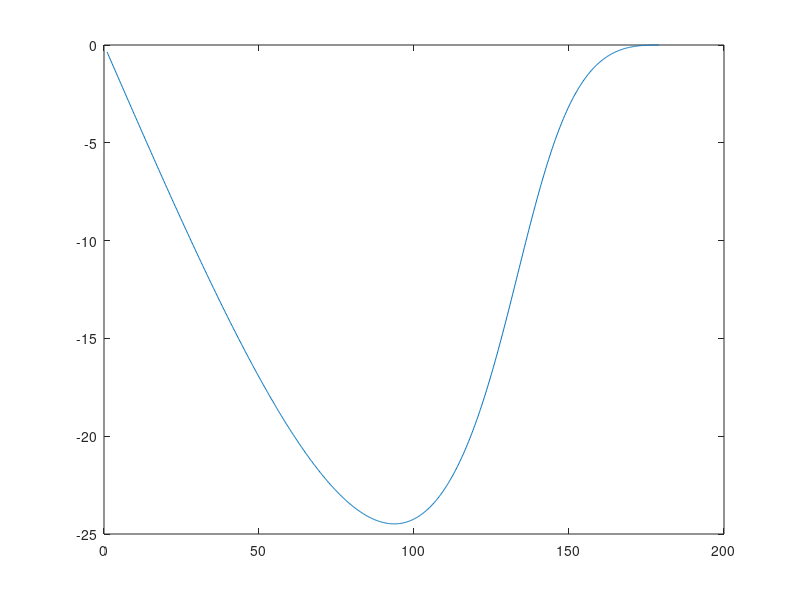

MATLAB code for this plot:
clear all;close all;clc;

%%
b = 0.45;
lambda = 1;

%%
thetaStep = 0.2;
thetaDeg = 1:thetaStep:179;

theta_i_opt = zeros(size(thetaDeg));

for iTheta = 1:1:length(thetaDeg)
    theta = thetaDeg(iTheta)/180*pi;
    f = @(x) pi*b/lambda*cos(x)*sin(theta+2*x)*cos(pi*b/lambda*(sin(theta+x)+sin(x))) - sin(pi*b/lambda*(sin(theta+x)+sin(x)));
    theta_i_opt(iTheta) = fsolve(f,0)/pi*180;
end

%%
theta_i_opt_plot = zeros(size(thetaDeg));

for iTheta = 1:1:length(thetaDeg)
    currentThetaDeg = thetaDeg(iTheta);
    theta = currentThetaDeg/180*pi;
    
    theta_i_deg = -currentThetaDeg:1:0;
    theta_i = theta_i_deg/180*pi;

    theta_s = theta + theta_i;
    
    Coeff = abs(cos(theta_i).*sinc(b/lambda*(sin(theta_s)+sin(theta_i))));
    
    index = find(Coeff==max(Coeff),1,'first');
    
    theta_i_opt_plot(iTheta) = theta_i_deg(index);
end
%%
plot(thetaDeg,theta_i_opt)


%%
diff_theta_i_opt = abs(theta_i_opt-theta_i_opt_plot);
max(diff_theta_i_opt)